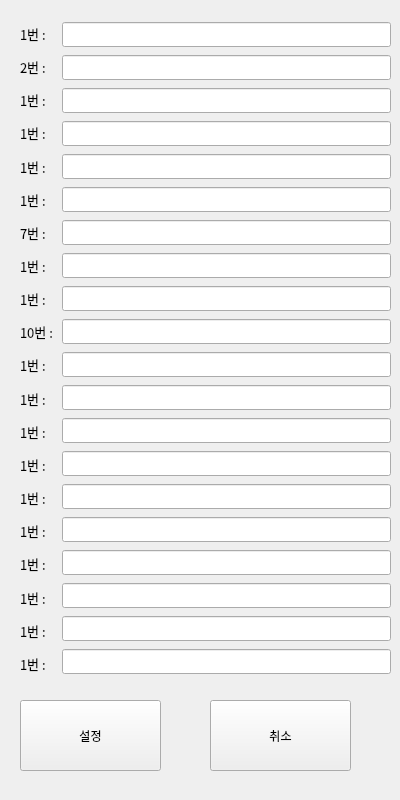
<?xml version="1.0" encoding="UTF-8"?>
<ui version="4.0">
 <class>name_set_form</class>
 <widget class="QWidget" name="name_set_form">
  <property name="geometry">
   <rect>
    <x>0</x>
    <y>0</y>
    <width>400</width>
    <height>800</height>
   </rect>
  </property>
  <property name="font">
   <font>
    <family>맑은 고딕</family>
    <pointsize>9</pointsize>
   </font>
  </property>
  <property name="windowTitle">
   <string>Form</string>
  </property>
  <widget class="QPushButton" name="Setting_Bt">
   <property name="geometry">
    <rect>
     <x>20</x>
     <y>700</y>
     <width>141</width>
     <height>71</height>
    </rect>
   </property>
   <property name="text">
    <string>설정</string>
   </property>
  </widget>
  <widget class="QPushButton" name="can_Bt">
   <property name="geometry">
    <rect>
     <x>210</x>
     <y>700</y>
     <width>141</width>
     <height>71</height>
    </rect>
   </property>
   <property name="text">
    <string>취소</string>
   </property>
  </widget>
  <widget class="QWidget" name="">
   <property name="geometry">
    <rect>
     <x>20</x>
     <y>20</y>
     <width>371</width>
     <height>657</height>
    </rect>
   </property>
   <layout class="QHBoxLayout" name="horizontalLayout">
    <item>
     <layout class="QVBoxLayout" name="num_arr">
      <item>
       <widget class="QLabel" name="num_labal">
        <property name="font">
         <font>
          <family>맑은 고딕</family>
          <pointsize>10</pointsize>
         </font>
        </property>
        <property name="text">
         <string>1번 : </string>
        </property>
       </widget>
      </item>
      <item>
       <widget class="QLabel" name="num_labal_2">
        <property name="font">
         <font>
          <family>맑은 고딕</family>
          <pointsize>10</pointsize>
         </font>
        </property>
        <property name="text">
         <string>2번 : </string>
        </property>
       </widget>
      </item>
      <item>
       <widget class="QLabel" name="num_labal_3">
        <property name="font">
         <font>
          <family>맑은 고딕</family>
          <pointsize>10</pointsize>
         </font>
        </property>
        <property name="text">
         <string>1번 : </string>
        </property>
       </widget>
      </item>
      <item>
       <widget class="QLabel" name="num_labal_4">
        <property name="font">
         <font>
          <family>맑은 고딕</family>
          <pointsize>10</pointsize>
         </font>
        </property>
        <property name="text">
         <string>1번 : </string>
        </property>
       </widget>
      </item>
      <item>
       <widget class="QLabel" name="num_labal_5">
        <property name="font">
         <font>
          <family>맑은 고딕</family>
          <pointsize>10</pointsize>
         </font>
        </property>
        <property name="text">
         <string>1번 : </string>
        </property>
       </widget>
      </item>
      <item>
       <widget class="QLabel" name="num_labal_6">
        <property name="font">
         <font>
          <family>맑은 고딕</family>
          <pointsize>10</pointsize>
         </font>
        </property>
        <property name="text">
         <string>1번 : </string>
        </property>
       </widget>
      </item>
      <item>
       <widget class="QLabel" name="num_labal_7">
        <property name="font">
         <font>
          <family>맑은 고딕</family>
          <pointsize>10</pointsize>
         </font>
        </property>
        <property name="text">
         <string>7번 : </string>
        </property>
       </widget>
      </item>
      <item>
       <widget class="QLabel" name="num_labal_8">
        <property name="font">
         <font>
          <family>맑은 고딕</family>
          <pointsize>10</pointsize>
         </font>
        </property>
        <property name="text">
         <string>1번 : </string>
        </property>
       </widget>
      </item>
      <item>
       <widget class="QLabel" name="num_labal_9">
        <property name="font">
         <font>
          <family>맑은 고딕</family>
          <pointsize>10</pointsize>
         </font>
        </property>
        <property name="text">
         <string>1번 : </string>
        </property>
       </widget>
      </item>
      <item>
       <widget class="QLabel" name="num_labal_10">
        <property name="font">
         <font>
          <family>맑은 고딕</family>
          <pointsize>10</pointsize>
         </font>
        </property>
        <property name="text">
         <string>10번 : </string>
        </property>
       </widget>
      </item>
      <item>
       <widget class="QLabel" name="num_labal_11">
        <property name="font">
         <font>
          <family>맑은 고딕</family>
          <pointsize>10</pointsize>
         </font>
        </property>
        <property name="text">
         <string>1번 : </string>
        </property>
       </widget>
      </item>
      <item>
       <widget class="QLabel" name="num_labal_12">
        <property name="font">
         <font>
          <family>맑은 고딕</family>
          <pointsize>10</pointsize>
         </font>
        </property>
        <property name="text">
         <string>1번 : </string>
        </property>
       </widget>
      </item>
      <item>
       <widget class="QLabel" name="num_labal_13">
        <property name="font">
         <font>
          <family>맑은 고딕</family>
          <pointsize>10</pointsize>
         </font>
        </property>
        <property name="text">
         <string>1번 : </string>
        </property>
       </widget>
      </item>
      <item>
       <widget class="QLabel" name="num_labal_14">
        <property name="font">
         <font>
          <family>맑은 고딕</family>
          <pointsize>10</pointsize>
         </font>
        </property>
        <property name="text">
         <string>1번 : </string>
        </property>
       </widget>
      </item>
      <item>
       <widget class="QLabel" name="num_labal_15">
        <property name="font">
         <font>
          <family>맑은 고딕</family>
          <pointsize>10</pointsize>
         </font>
        </property>
        <property name="text">
         <string>1번 : </string>
        </property>
       </widget>
      </item>
      <item>
       <widget class="QLabel" name="num_labal_16">
        <property name="font">
         <font>
          <family>맑은 고딕</family>
          <pointsize>10</pointsize>
         </font>
        </property>
        <property name="text">
         <string>1번 : </string>
        </property>
       </widget>
      </item>
      <item>
       <widget class="QLabel" name="num_labal_17">
        <property name="font">
         <font>
          <family>맑은 고딕</family>
          <pointsize>10</pointsize>
         </font>
        </property>
        <property name="text">
         <string>1번 : </string>
        </property>
       </widget>
      </item>
      <item>
       <widget class="QLabel" name="num_labal_18">
        <property name="font">
         <font>
          <family>맑은 고딕</family>
          <pointsize>10</pointsize>
         </font>
        </property>
        <property name="text">
         <string>1번 : </string>
        </property>
       </widget>
      </item>
      <item>
       <widget class="QLabel" name="num_labal_19">
        <property name="font">
         <font>
          <family>맑은 고딕</family>
          <pointsize>10</pointsize>
         </font>
        </property>
        <property name="text">
         <string>1번 : </string>
        </property>
       </widget>
      </item>
      <item>
       <widget class="QLabel" name="num_labal_20">
        <property name="font">
         <font>
          <family>맑은 고딕</family>
          <pointsize>10</pointsize>
         </font>
        </property>
        <property name="text">
         <string>1번 : </string>
        </property>
       </widget>
      </item>
     </layout>
    </item>
    <item>
     <layout class="QVBoxLayout" name="name_arr">
      <item>
       <widget class="QLineEdit" name="name_text"/>
      </item>
      <item>
       <widget class="QLineEdit" name="name_text_2"/>
      </item>
      <item>
       <widget class="QLineEdit" name="name_text_3"/>
      </item>
      <item>
       <widget class="QLineEdit" name="name_text_4"/>
      </item>
      <item>
       <widget class="QLineEdit" name="name_text_5"/>
      </item>
      <item>
       <widget class="QLineEdit" name="name_text_6"/>
      </item>
      <item>
       <widget class="QLineEdit" name="name_text_7"/>
      </item>
      <item>
       <widget class="QLineEdit" name="name_text_8"/>
      </item>
      <item>
       <widget class="QLineEdit" name="name_text_9"/>
      </item>
      <item>
       <widget class="QLineEdit" name="name_text_10"/>
      </item>
      <item>
       <widget class="QLineEdit" name="name_text_11"/>
      </item>
      <item>
       <widget class="QLineEdit" name="name_text_12"/>
      </item>
      <item>
       <widget class="QLineEdit" name="name_text_13"/>
      </item>
      <item>
       <widget class="QLineEdit" name="name_text_14"/>
      </item>
      <item>
       <widget class="QLineEdit" name="name_text_15"/>
      </item>
      <item>
       <widget class="QLineEdit" name="name_text_16"/>
      </item>
      <item>
       <widget class="QLineEdit" name="name_text_17"/>
      </item>
      <item>
       <widget class="QLineEdit" name="name_text_18"/>
      </item>
      <item>
       <widget class="QLineEdit" name="name_text_19"/>
      </item>
      <item>
       <widget class="QLineEdit" name="name_text_20"/>
      </item>
     </layout>
    </item>
   </layout>
  </widget>
 </widget>
 <resources/>
 <connections/>
</ui>
